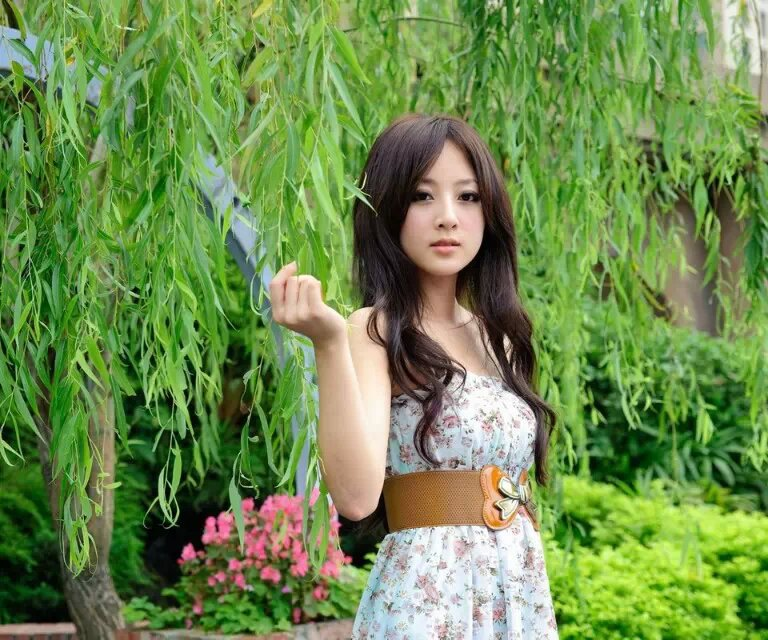
#> input picture pic.jpg, 768 x 640 px
$ python 'template模板.py'
#> lines starting #> are read from the running program, lines starting #| are printed output that depends on the picture
# !/bin/bash/env python3  # 保证能在Unix上跑
#_*_ coding:utf-8 _*_

'my template'   # 模板的第一个字符串认为是注释
_author_ = 'lf'

import sys  # 导入sys模块后,利用sys这个变量，就可以访问sys模块的所有功能。


def test():
    argstr = sys.argv
    if len(argstr) == 1:
        print("没有输入参数!")
    elif len(argstr) == 2:
        print('Hello, %s!' % argstr[1])
    else:
        print('Too many arguments!')

if __name__ == '__main__':  # 当我们在命令行运行hello模块文件时，
							# Python解释器把一个特殊变量__name__置为__main__，
							# 而如果在其他地方导入该hello模块时，if判断将失败，
							# 因此，这种if测试可以让一个模块通过命令行运行时执行
							# 一些额外的代码，最常见的就是运行测试。
    test()


# 作用域


def _privateFun1(name):
    return "namexxxx= %s" % name


def _privateFun2(name):
    return "namlen2==%s" % name

def publicFun(name):
    if len(name) >= 2:
        return _privateFun2(name)
    else:
        return _privateFun1(name)
print('jieguo= %s' % publicFun("xxxx"))


# 第三方的模块使用pip安装的 cmd下 pip install Pillow安装图像处理库
from PIL import Image
im = Image.open("pic.jpg")
#> im is the input picture: PIL image 768x640 RGB; mean R, G, B 110.3, 140.4, 77.7
print(im.format, im.size, im.mode)
#| JPEG (768, 640) RGB
im.thumbnail((200, 100))
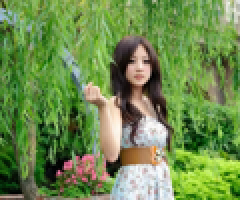
#> im: PIL image 120x100 RGB (shown 2 times larger); mean R, G, B 110.2, 140.3, 77.6
im.save('xx.jpg', 'JPEG')

# 路径问题《import xx后可能找不到，
#  两种方法改变：
#   一是直接修改sys.path，添加要搜索的目录：  >>> import sys >>> sys.path.append('/Users/michael/my_py_scripts')
#    第二种方法是设置环境变量PYTHONPATH，该环境变量的内容会被自动添加到模块搜索路径中。
print(sys.path)
# sys.path.append('')
